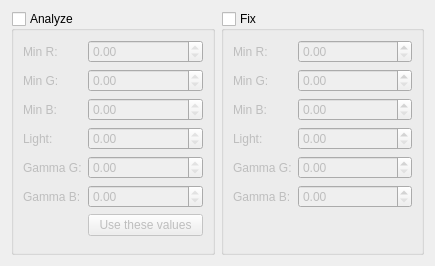
<?xml version="1.0" encoding="UTF-8"?>
<ui version="4.0">
 <class>c41SettingsWidget</class>
 <widget class="QWidget" name="c41SettingsWidget">
  <property name="geometry">
   <rect>
    <x>0</x>
    <y>0</y>
    <width>435</width>
    <height>266</height>
   </rect>
  </property>
  <property name="windowTitle">
   <string>C41</string>
  </property>
  <layout class="QHBoxLayout" name="horizontalLayout">
   <item>
    <widget class="QGroupBox" name="analyzeGroup">
     <property name="title">
      <string>Analyze</string>
     </property>
     <property name="checkable">
      <bool>true</bool>
     </property>
     <property name="checked">
      <bool>false</bool>
     </property>
     <layout class="QFormLayout" name="formLayout_2">
      <item row="0" column="0">
       <widget class="QLabel" name="label">
        <property name="text">
         <string>Min R:</string>
        </property>
       </widget>
      </item>
      <item row="0" column="1">
       <widget class="QDoubleSpinBox" name="minRBoxAnalyze">
        <property name="readOnly">
         <bool>true</bool>
        </property>
        <property name="maximum">
         <double>999999999.000000000000000</double>
        </property>
        <property name="singleStep">
         <double>0.010000000000000</double>
        </property>
       </widget>
      </item>
      <item row="1" column="0">
       <widget class="QLabel" name="label_2">
        <property name="text">
         <string>Min G:</string>
        </property>
       </widget>
      </item>
      <item row="1" column="1">
       <widget class="QDoubleSpinBox" name="minGBoxAnalyze">
        <property name="readOnly">
         <bool>true</bool>
        </property>
        <property name="maximum">
         <double>999999999.000000000000000</double>
        </property>
        <property name="singleStep">
         <double>0.010000000000000</double>
        </property>
       </widget>
      </item>
      <item row="2" column="0">
       <widget class="QLabel" name="label_3">
        <property name="text">
         <string>Min B:</string>
        </property>
       </widget>
      </item>
      <item row="2" column="1">
       <widget class="QDoubleSpinBox" name="minBBoxAnalyze">
        <property name="readOnly">
         <bool>true</bool>
        </property>
        <property name="maximum">
         <double>999999999.000000000000000</double>
        </property>
        <property name="singleStep">
         <double>0.010000000000000</double>
        </property>
       </widget>
      </item>
      <item row="3" column="0">
       <widget class="QLabel" name="label_4">
        <property name="text">
         <string>Light:</string>
        </property>
       </widget>
      </item>
      <item row="3" column="1">
       <widget class="QDoubleSpinBox" name="lightBoxAnalyze">
        <property name="readOnly">
         <bool>true</bool>
        </property>
        <property name="maximum">
         <double>999999999.000000000000000</double>
        </property>
        <property name="singleStep">
         <double>0.010000000000000</double>
        </property>
       </widget>
      </item>
      <item row="4" column="0">
       <widget class="QLabel" name="label_5">
        <property name="text">
         <string>Gamma G:</string>
        </property>
       </widget>
      </item>
      <item row="4" column="1">
       <widget class="QDoubleSpinBox" name="gammaGBoxAnalyze">
        <property name="readOnly">
         <bool>true</bool>
        </property>
        <property name="maximum">
         <double>999999999.000000000000000</double>
        </property>
        <property name="singleStep">
         <double>0.010000000000000</double>
        </property>
       </widget>
      </item>
      <item row="5" column="0">
       <widget class="QLabel" name="label_6">
        <property name="text">
         <string>Gamma B:</string>
        </property>
       </widget>
      </item>
      <item row="5" column="1">
       <widget class="QDoubleSpinBox" name="gammaBBoxAnalyze">
        <property name="readOnly">
         <bool>true</bool>
        </property>
        <property name="maximum">
         <double>999999999.000000000000000</double>
        </property>
        <property name="singleStep">
         <double>0.010000000000000</double>
        </property>
       </widget>
      </item>
      <item row="6" column="1">
       <widget class="QPushButton" name="useValuesButton">
        <property name="text">
         <string>Use these values</string>
        </property>
       </widget>
      </item>
     </layout>
    </widget>
   </item>
   <item>
    <widget class="QGroupBox" name="fixGroup">
     <property name="title">
      <string>Fix</string>
     </property>
     <property name="checkable">
      <bool>true</bool>
     </property>
     <property name="checked">
      <bool>false</bool>
     </property>
     <layout class="QFormLayout" name="formLayout">
      <item row="0" column="0">
       <widget class="QLabel" name="label_8">
        <property name="text">
         <string>Min R:</string>
        </property>
       </widget>
      </item>
      <item row="0" column="1">
       <widget class="QDoubleSpinBox" name="minRBox">
        <property name="maximum">
         <double>999999999.000000000000000</double>
        </property>
        <property name="singleStep">
         <double>0.010000000000000</double>
        </property>
       </widget>
      </item>
      <item row="1" column="0">
       <widget class="QLabel" name="label_12">
        <property name="text">
         <string>Min G:</string>
        </property>
       </widget>
      </item>
      <item row="1" column="1">
       <widget class="QDoubleSpinBox" name="minGBox">
        <property name="maximum">
         <double>999999999.000000000000000</double>
        </property>
        <property name="singleStep">
         <double>0.010000000000000</double>
        </property>
       </widget>
      </item>
      <item row="2" column="0">
       <widget class="QLabel" name="label_7">
        <property name="text">
         <string>Min B:</string>
        </property>
       </widget>
      </item>
      <item row="2" column="1">
       <widget class="QDoubleSpinBox" name="minBBox">
        <property name="maximum">
         <double>999999999.000000000000000</double>
        </property>
        <property name="singleStep">
         <double>0.010000000000000</double>
        </property>
       </widget>
      </item>
      <item row="3" column="0">
       <widget class="QLabel" name="label_10">
        <property name="text">
         <string>Light:</string>
        </property>
       </widget>
      </item>
      <item row="3" column="1">
       <widget class="QDoubleSpinBox" name="lightBox">
        <property name="maximum">
         <double>999999999.000000000000000</double>
        </property>
        <property name="singleStep">
         <double>0.010000000000000</double>
        </property>
       </widget>
      </item>
      <item row="4" column="0">
       <widget class="QLabel" name="label_9">
        <property name="text">
         <string>Gamma G:</string>
        </property>
       </widget>
      </item>
      <item row="4" column="1">
       <widget class="QDoubleSpinBox" name="gammaGBox">
        <property name="maximum">
         <double>999999999.000000000000000</double>
        </property>
        <property name="singleStep">
         <double>0.010000000000000</double>
        </property>
       </widget>
      </item>
      <item row="5" column="0">
       <widget class="QLabel" name="label_11">
        <property name="text">
         <string>Gamma B:</string>
        </property>
       </widget>
      </item>
      <item row="5" column="1">
       <widget class="QDoubleSpinBox" name="gammaBBox">
        <property name="maximum">
         <double>999999999.000000000000000</double>
        </property>
        <property name="singleStep">
         <double>0.010000000000000</double>
        </property>
       </widget>
      </item>
     </layout>
    </widget>
   </item>
  </layout>
 </widget>
 <resources/>
 <connections/>
</ui>
